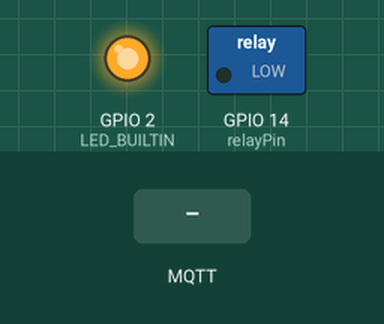
Simulated run of this sketch. Board: ESP8266 (NodeMCU). On the bench: switched loads named in the sketch (green lamp = pin HIGH), output pins drawn as LEDs (lit = HIGH, except the on-board LED, lit = LOW). The inputs (shaded band) are chosen by the test bench. WiFi joins after 1.5 s; servers stay silent unless stated; no MQTT or app messages arrive unless stated; what the sketch prints to the serial monitor is not drawn.

Above: at 2.7 s.
2.8 s: MQTT message "0" arrives on the first subscribed topic
At 3.6 s:
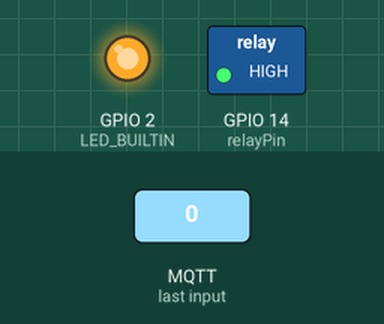
4.3 s: MQTT message "1" arrives on the first subscribed topic
At 24.8 s:
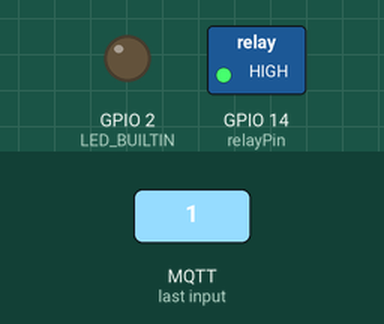
Timing chart, 0 to 25.8 s (numbered marks = the images above; inputs shaded):
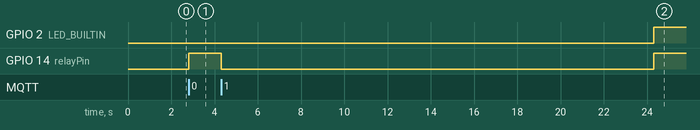

The sketch:

solenoid_valve_1.ino
```cpp
#include <ESP8266WiFi.h>
#include <PubSubClient.h>


const char* ssid = "Sonali";
const char* password = "123456789";
const char* mqtt_server = "192.168.137.140";

const int relayPin = 14; // GPIO pin connected to the relay

WiFiClient espClient;
PubSubClient client(espClient);

void setup_wifi() {
  Serial.begin(115200);
  delay(10);

  Serial.println();
  Serial.print("Connecting to ");
  Serial.println(ssid);

  WiFi.begin(ssid, password);

  while (WiFi.status() != WL_CONNECTED) {
    delay(500);
    Serial.print(".");
  }

  Serial.println("");
  Serial.println("WiFi connected");
  Serial.println("IP address: ");
  Serial.println(WiFi.localIP());
}

void callback(char* topic, byte* payload, unsigned int length) {
  Serial.print("Message arrived on topic: ");
  Serial.println(topic);

  String message = "";
  for (int i = 0; i < length; i++) {
    message += (char)payload[i];
  }

  Serial.println("Message received: " + message);

  if (message.startsWith("1")) {
    int duration = 20;
    //message.substring(2).toInt(); // Extract duration from the message
    digitalWrite(relayPin, LOW); // Turn ON the relay
    Serial.println("Relay turned ON for " + String(duration) + " seconds");
    digitalWrite(LED_BUILTIN, LOW);
    delay(duration * 1000); // Convert seconds to milliseconds
    digitalWrite(relayPin, HIGH); // Turn OFF the relay after duration
    digitalWrite(LED_BUILTIN, HIGH);
    Serial.println("Relay turned OFF");
    delay(10000);
  } else {
    digitalWrite(relayPin, HIGH); // Turn OFF the relay immediately
    Serial.println("Relay turned OFF");
  }
}

void reconnect() {
  while (!client.connected()) {
    Serial.print("Attempting MQTT connection...");
    if (client.connect("ESP8266Client")) {
      Serial.println("connected");

      //client.subscribe("esp32/relay1");
      client.subscribe("esp32/relay2");
      //Sclient.subscribe("esp32/relay3");
    } else {
      Serial.print("failed, rc=");
      Serial.print(client.state());
      Serial.println(" try again in 5 seconds");
      delay(5000);
    }
  }
}

void setup() {
  pinMode(relayPin, OUTPUT);
  pinMode(LED_BUILTIN, OUTPUT);
  setup_wifi();
  client.setServer(mqtt_server, 1883);
  client.setCallback(callback);
}

void loop() {
  if (!client.connected()) {
    reconnect();
  }
  client.loop();
}
```

Measured:
- after the input at 2.8 s, GPIO 14 (relayPin): LOW → HIGH at once
- after the input at 4.3 s, GPIO 2 (LED_BUILTIN): LOW → HIGH after 20.0 s; GPIO 14 (relayPin): HIGH → LOW at once, → HIGH 20.0 s later
